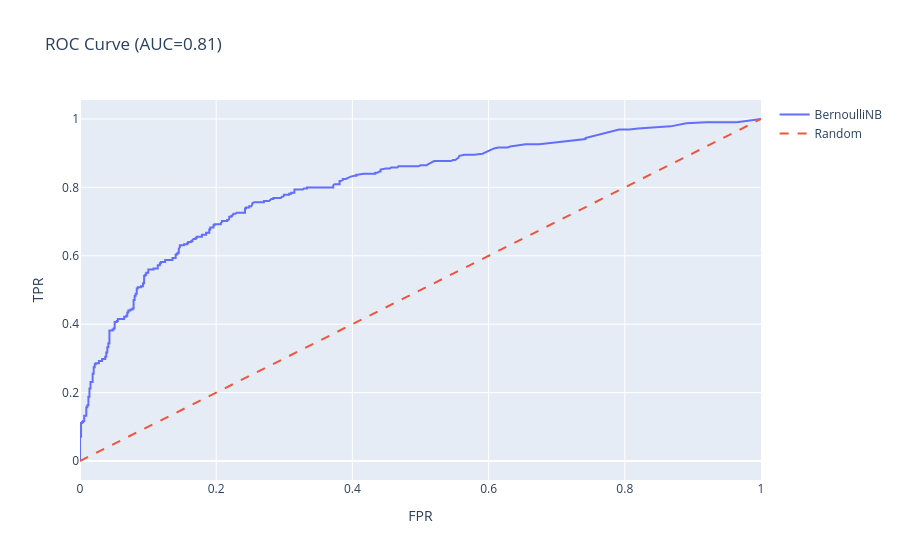

The notebook cell saved with this chart:
### Code cell
# ROC Curve
fpr_b, tpr_b, _ = roc_curve(y_test_b, y_prob_bnb)
roc_auc_b = auc(fpr_b, tpr_b)

fig2 = go.Figure()
fig2.add_trace(go.Scatter(x=fpr_b, y=tpr_b, mode='lines', name='BernoulliNB'))
fig2.add_trace(go.Scatter(x=[0,1], y=[0,1], mode='lines', line=dict(dash='dash'), name='Random'))
fig2.update_layout(title=f"ROC Curve (AUC={roc_auc_b:.2f})", xaxis_title='FPR', yaxis_title='TPR')
fig2.show()

### Figure 1 — Plotly figure (JSON) as saved in the notebook; plotly's stock layout.template omitted (floating-point values rounded to 4 significant figures; data arrays with more than 128 entries replaced by an {"elided": "..."} marker saying what was removed)
{"data": [{"mode": "lines", "name": "BernoulliNB", "type": "scatter", "x": {"elided": "285 float values"}, "y": {"elided": "285 float values"}}, {"line": {"dash": "dash"}, "mode": "lines", "name": "Random", "type": "scatter", "x": [0, 1], "y": [0, 1]}], "layout": {"title": {"text": "ROC Curve (AUC=0.81)"}, "xaxis": {"title": {"text": "FPR"}}, "yaxis": {"title": {"text": "TPR"}}}}
